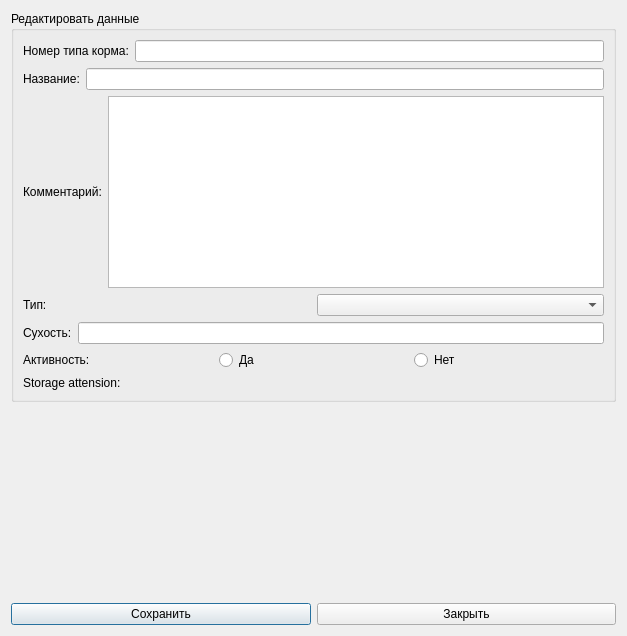
<?xml version="1.0" encoding="UTF-8"?>
<ui version="4.0">
 <class>formlibrary_1_9_tab_feed_types_dialog</class>
 <widget class="QDialog" name="formlibrary_1_9_tab_feed_types_dialog">
  <property name="geometry">
   <rect>
    <x>0</x>
    <y>0</y>
    <width>627</width>
    <height>636</height>
   </rect>
  </property>
  <property name="windowTitle">
   <string>Dialog</string>
  </property>
  <layout class="QVBoxLayout" name="verticalLayout">
   <item>
    <widget class="QGroupBox" name="groupBox">
     <property name="title">
      <string>Редактировать данные</string>
     </property>
     <layout class="QVBoxLayout" name="verticalLayout_2">
      <item>
       <layout class="QHBoxLayout" name="horizontalLayout">
        <item>
         <widget class="QLabel" name="label">
          <property name="text">
           <string>Номер типа корма:</string>
          </property>
         </widget>
        </item>
        <item>
         <widget class="QLineEdit" name="lineEdit_number_feed_types"/>
        </item>
       </layout>
      </item>
      <item>
       <layout class="QHBoxLayout" name="horizontalLayout_2">
        <item>
         <widget class="QLabel" name="label_2">
          <property name="text">
           <string>Название:</string>
          </property>
         </widget>
        </item>
        <item>
         <widget class="QLineEdit" name="lineEdit_name"/>
        </item>
       </layout>
      </item>
      <item>
       <layout class="QHBoxLayout" name="horizontalLayout_3">
        <item>
         <widget class="QLabel" name="label_3">
          <property name="text">
           <string>Комментарий:</string>
          </property>
         </widget>
        </item>
        <item>
         <widget class="QTextEdit" name="textEdit_remark"/>
        </item>
       </layout>
      </item>
      <item>
       <layout class="QHBoxLayout" name="horizontalLayout_4">
        <item>
         <widget class="QLabel" name="label_4">
          <property name="text">
           <string>Тип:</string>
          </property>
         </widget>
        </item>
        <item>
         <widget class="QComboBox" name="comboBox_type"/>
        </item>
       </layout>
      </item>
      <item>
       <layout class="QHBoxLayout" name="horizontalLayout_5">
        <item>
         <widget class="QLabel" name="label_5">
          <property name="text">
           <string>Сухость:</string>
          </property>
         </widget>
        </item>
        <item>
         <widget class="QLineEdit" name="lineEdit_dry_matter"/>
        </item>
       </layout>
      </item>
      <item>
       <layout class="QHBoxLayout" name="horizontalLayout_6">
        <item>
         <widget class="QLabel" name="label_6">
          <property name="text">
           <string>Активность:</string>
          </property>
         </widget>
        </item>
        <item>
         <widget class="QRadioButton" name="radioButton">
          <property name="text">
           <string>Да</string>
          </property>
         </widget>
        </item>
        <item>
         <widget class="QRadioButton" name="radioButton_2">
          <property name="text">
           <string>Нет</string>
          </property>
         </widget>
        </item>
       </layout>
      </item>
      <item>
       <widget class="QLabel" name="label_7">
        <property name="styleSheet">
         <string notr="true">font: 700 12pt &quot;Segoe UI&quot;;</string>
        </property>
        <property name="text">
         <string>Storage attension:</string>
        </property>
       </widget>
      </item>
     </layout>
    </widget>
   </item>
   <item>
    <spacer name="verticalSpacer">
     <property name="orientation">
      <enum>Qt::Vertical</enum>
     </property>
     <property name="sizeHint" stdset="0">
      <size>
       <width>20</width>
       <height>172</height>
      </size>
     </property>
    </spacer>
   </item>
   <item>
    <layout class="QHBoxLayout" name="horizontalLayout_7">
     <item>
      <widget class="QPushButton" name="pushButton_feed_types_save">
       <property name="text">
        <string>Сохранить</string>
       </property>
      </widget>
     </item>
     <item>
      <widget class="QPushButton" name="pushButton_feed_types_close">
       <property name="text">
        <string>Закрыть</string>
       </property>
      </widget>
     </item>
    </layout>
   </item>
  </layout>
 </widget>
 <resources/>
 <connections/>
</ui>
